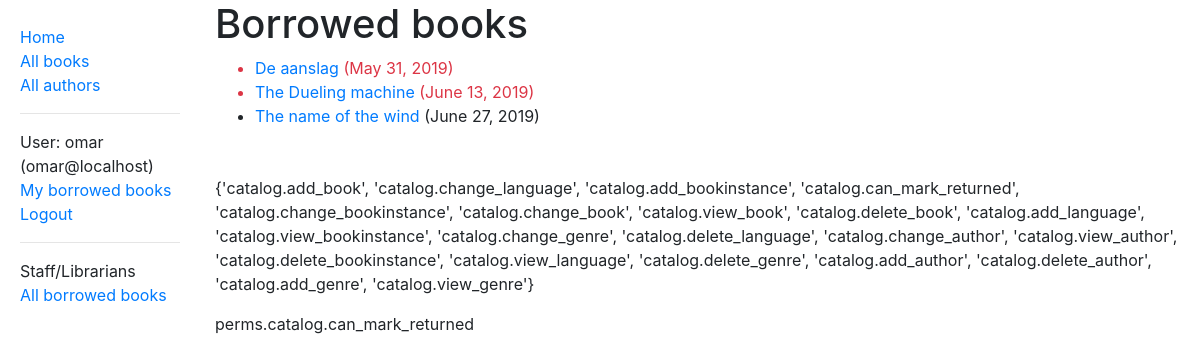
Before: /catalog/mybooks/ (signed in) with the older database file.
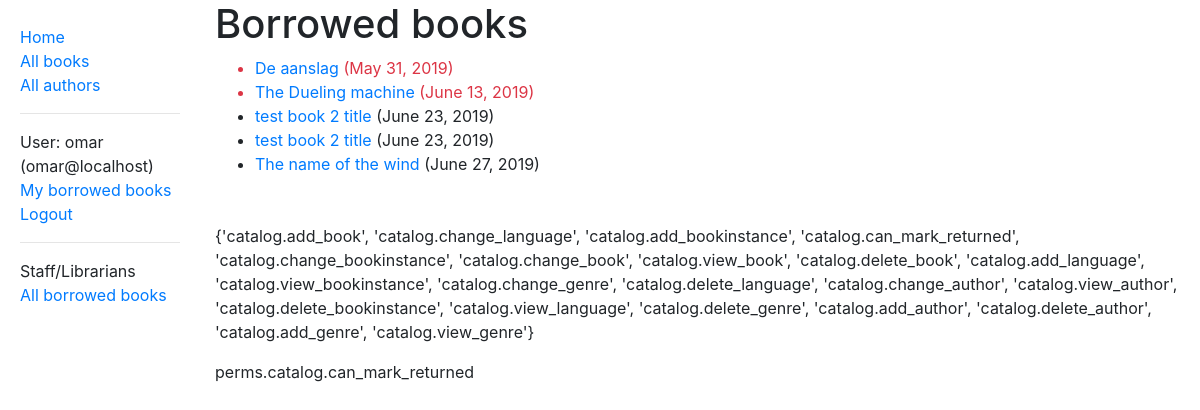
After: the same page with the newer database file.
### catalog/models.py (models this page shows, shortened)
class BookInstance(models.Model):
    id = models.UUIDField(primary_key=True, default=uuid.uuid4,
                          help_text='Unique ID for this particular book across whole library')
    book = models.ForeignKey('Book', on_delete=models.SET_NULL, null=True)
    imprint = models.CharField(max_length=200)
    due_back = models.DateField(null=True, blank=True)
    LOAN_STATUS = (
        ('m', 'Maintenace'),
        ('o', 'On loan'),
        ('a', 'Available'),
        ('r', 'Reserved'),
    )
    status = models.CharField(
        max_length=1,
        choices=LOAN_STATUS,
        blank=True,
        default='m',
        help_text='Book availability',
    )
    borrower = models.ForeignKey(User, on_delete=models.SET_NULL, null=True, blank=True)
    class Meta:
        ordering = ['due_back']
        permissions = (
            ('can_mark_returned', 'Set book as returned'),
        )
    @property
    def is_overdue(self):
        if self.due_back and date.today() > self.due_back:
            return True
        return False

class Book(models.Model):
    title = models.CharField(max_length=200)
    author = models.ForeignKey('Author', on_delete=models.SET_NULL, null=True)
    summary = models.TextField(max_length=1000, help_text='Enter a brief description of the book')
    isbn = models.CharField('ISBN', max_length=13,
                            help_text='13 Character <a href="https://www.isbn-international.org/content/what-isbn">ISBN number</a>')
    genre = models.ManyToManyField(Genre, help_text='Select a genre for this book')
    language = models.ForeignKey('Language', on_delete=models.SET_NULL, null=True)
    def display_genre(self):
        """Create a string for the Genre. This is required to display genre in Admin."""
        return ', '.join([genre.name for genre in self.genre.all()[:3]])
    display_genre.short_description = 'Genre'

### catalog/views.py (the view)
# urls.py: path('mybooks/', views.LoanedBooksByUserListView.as_view(), name='my-borrowed-books'),
class LoanedBooksByUserListView(LoginRequiredMixin,
                                ListView):
    model = BookInstance
    template_name = 'catalog/bookinstance_list_borrowed_user.html'
    paginate_by = 10
    def get_queryset(self):
        return BookInstance.objects.filter(borrower=self.request.user).filter(status__exact='o').order_by('due_back')

### catalog/templates/catalog/bookinstance_list_borrowed_user.html (shortened to what this page needs)
{% extends "base_generic.html" %}
{% block content %}
    <h1>Borrowed books</h1>
    {% if bookinstance_list %}
        <ul>
            {% for bookinst in bookinstance_list %}
                <li class="{% if bookinst.is_overdue %}text-danger{% endif %}">
                   <a href="{% url 'book-detail' bookinst.book.pk %}">
                       {{ bookinst.book.title }}
                   </a> ({{ bookinst.due_back }})
                </li>
            {% endfor %}
        </ul>
    {% else %}
        <p>There are no books borrowed.</p>
    {% endif %}
{% endblock %}

Changed rows visible on the page:
added BookInstance: book "test book 2 title", due_back "June 23, 2019"
added BookInstance: book "test book 2 title", due_back "June 23, 2019"
